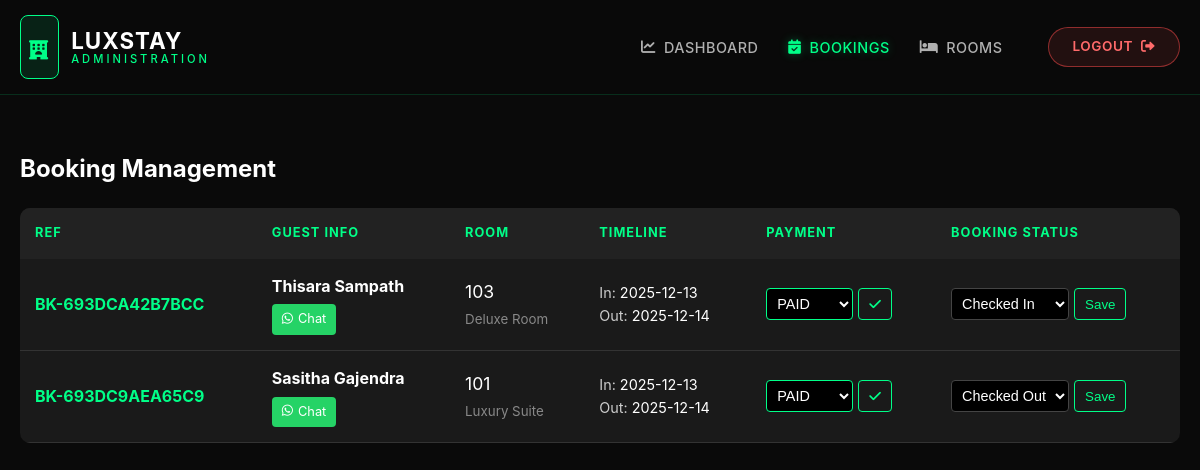
The app's page /admin/bookings.php (signed in) with its own data.
### tables this page shows
CREATE TABLE `bookings` (
  `id` int(11) NOT NULL,
  `booking_ref` varchar(20) NOT NULL,
  `room_id` int(11) NOT NULL,
  `check_in` date NOT NULL,
  `check_out` date NOT NULL,
  `guests` int(11) DEFAULT 1,
  `total_amount` decimal(10,2) NOT NULL,
  `guest_name` varchar(100) NOT NULL,
  `guest_email` varchar(100) NOT NULL,
  `guest_phone` varchar(20) NOT NULL,
  `guest_whatsapp` varchar(20) DEFAULT NULL,
  `guest_nic` varchar(20) NOT NULL,
  `guest_address` text DEFAULT NULL,
  `guest_city` varchar(50) DEFAULT NULL,
  `guest_country` varchar(50) DEFAULT NULL,
  `special_requests` text DEFAULT NULL,
  `payment_method` varchar(20) DEFAULT NULL,
  `payment_status` enum('pending','paid') DEFAULT 'pending',
  `status` enum('pending','confirmed','checked_in','checked_out','cancelled') DEFAULT 'pending',
  `created_at` timestamp NOT NULL DEFAULT current_timestamp()
);

CREATE TABLE `rooms` (
  `id` int(11) NOT NULL,
  `room_number` varchar(10) NOT NULL,
  `room_type` varchar(50) NOT NULL,
  `price` decimal(10,2) NOT NULL,
  `description` text DEFAULT NULL,
  `image_url` varchar(255) DEFAULT NULL,
  `status` enum('available','booked','cleaning','maintenance') DEFAULT 'available',
  `created_at` timestamp NOT NULL DEFAULT current_timestamp()
);

### admin/bookings.php (the view, shortened to what this page needs)
<?php
include '../config.php';
$bookings = $pdo->query("SELECT b.*, r.room_number, r.room_type
                         FROM bookings b
                         JOIN rooms r ON b.room_id = r.id
                         ORDER BY b.created_at DESC")->fetchAll();
?>
<!DOCTYPE html>
<html lang="en">
<head>
    <link rel="stylesheet" href="../css/style.css">
    <link href="https://cdnjs.cloudflare.com/ajax/libs/font-awesome/6.0.0/css/all.min.css" rel="stylesheet">
</head>
<body>
    <?php include 'header.php'; ?>
    <div class="container" style="padding-top: 150px; padding-bottom: 50px;">
        <h2 style="color: #fff; margin-bottom: 20px;">Booking Management</h2>
        <div style="overflow-x: auto;">
            <table class="admin-table">
                <thead>
                    <tr>
                        <th>Ref</th>
                        <th>Guest Info</th>
                        <th>Room</th>
                        <th>Timeline</th>
                        <th>Payment</th>
                        <th>Booking Status</th>
                    </tr>
                </thead>
                <tbody>
                    <?php foreach($bookings as $b):
                        $status_class = 'row-' . $b['status'];
                    ?>
                    <tr class="<?php echo $status_class; ?>">
                        <td style="color: #00ff88; font-weight: bold;"><?php echo $b['booking_ref']; ?></td>
                        <td>
                            <strong style="color: #fff; display:block; margin-bottom:5px;"><?php echo $b['guest_name']; ?></strong>
                            <a href="https://wa.me/<?php echo str_replace(['+',' '], '', $b['guest_whatsapp']); ?>" target="_blank" class="whatsapp-btn">
                                <i class="fab fa-whatsapp"></i> Chat
                            </a>
                        </td>
                        <td>
                            <span style="color: #fff; font-size: 1.1rem;"><?php echo $b['room_number']; ?></span><br>
                            <small style="color: #888;"><?php echo $b['room_type']; ?></small>
                        </td>
                        <td>
                            <div style="color: #ccc; font-size: 0.9rem;">
                                In: <span style="color: #fff;"><?php echo $b['check_in']; ?></span><br>
                                Out: <span style="color: #fff;"><?php echo $b['check_out']; ?></span>
                            </div>
                        </td>
                        <td>
                            <form method="POST" style="display: flex; gap: 5px;">
                                <select name="payment" class="admin-select" style="border-color: <?php echo ($b['payment_status'] == 'paid') ? '#00ff88' : '#ffaa00'; ?>">
                                    <option value="paid" <?php if($b['payment_status'] == 'paid') echo 'selected'; ?>>PAID</option>
                                </select>
                                <button type="submit" name="update_payment" class="btn-update"><i class="fas fa-check"></i></button>
                            </form>
                        </td>
                        <td>
                            <form method="POST" style="display: flex; gap: 5px;">
                                <select name="status" class="admin-select">
                                    <option value="checked_in" <?php if($b['status'] == 'checked_in') echo 'selected'; ?>>Checked In</option>
                                    <option value="checked_out" <?php if($b['status'] == 'checked_out') echo 'selected'; ?>>Checked Out</option>
                                </select>
                                <button type="submit" name="update_status" class="btn-update">Save</button>
                            </form>
                        </td>
                    </tr>
                    <?php endforeach; ?>
                </tbody>
            </table>
        </div>
    </div>
</body>
</html>

### css/style.css (style rules this page uses)
* { margin: 0; padding: 0; box-sizing: border-box; }
body { font-family: 'Inter', sans-serif; line-height: 1.6; color: #e0e0e0; background-color: #0a0a0a; overflow-x: hidden; }
.container { max-width: 1200px; margin: 0 auto; padding: 0 20px; }

### admin/bookings.php (style rules this page uses)
.admin-table { width: 100%; border-collapse: collapse; background: #1a1a1a; border-radius: 10px; overflow: hidden; white-space: nowrap; }
.admin-table th { background: #222; color: #00ff88; padding: 15px; text-align: left; text-transform: uppercase; font-size: 0.8rem; letter-spacing: 1px; }
.admin-table td { padding: 15px; border-bottom: 1px solid #333; color: #ddd; vertical-align: middle; }
.whatsapp-btn { background: #25D366; color: white; padding: 5px 10px; border-radius: 4px; text-decoration: none; font-size: 0.8rem; display: inline-flex; align-items: center; gap: 5px; }
.admin-select { background: #000; color: #fff; border: 1px solid #444; padding: 6px; border-radius: 4px; font-size: 0.9rem; cursor: pointer; outline: none; }
.btn-update { background: none; border: 1px solid #00ff88; color: #00ff88; padding: 5px 10px; border-radius: 4px; cursor: pointer; transition: 0.3s; }

### records on screen
bookings: booking_ref "BK-693DCA42B7BCC", guest_name "Thisara Sampath", room.room_number "103", room.room_type "Deluxe Room", check_in "2025-12-13", check_out "2025-12-14", payment "PAID", status "Checked In"
bookings: booking_ref "BK-693DC9AEA65C9", guest_name "Sasitha Gajendra", room.room_number "101", room.room_type "Luxury Suite", check_in "2025-12-13", check_out "2025-12-14", payment "PAID", status "Checked Out"
